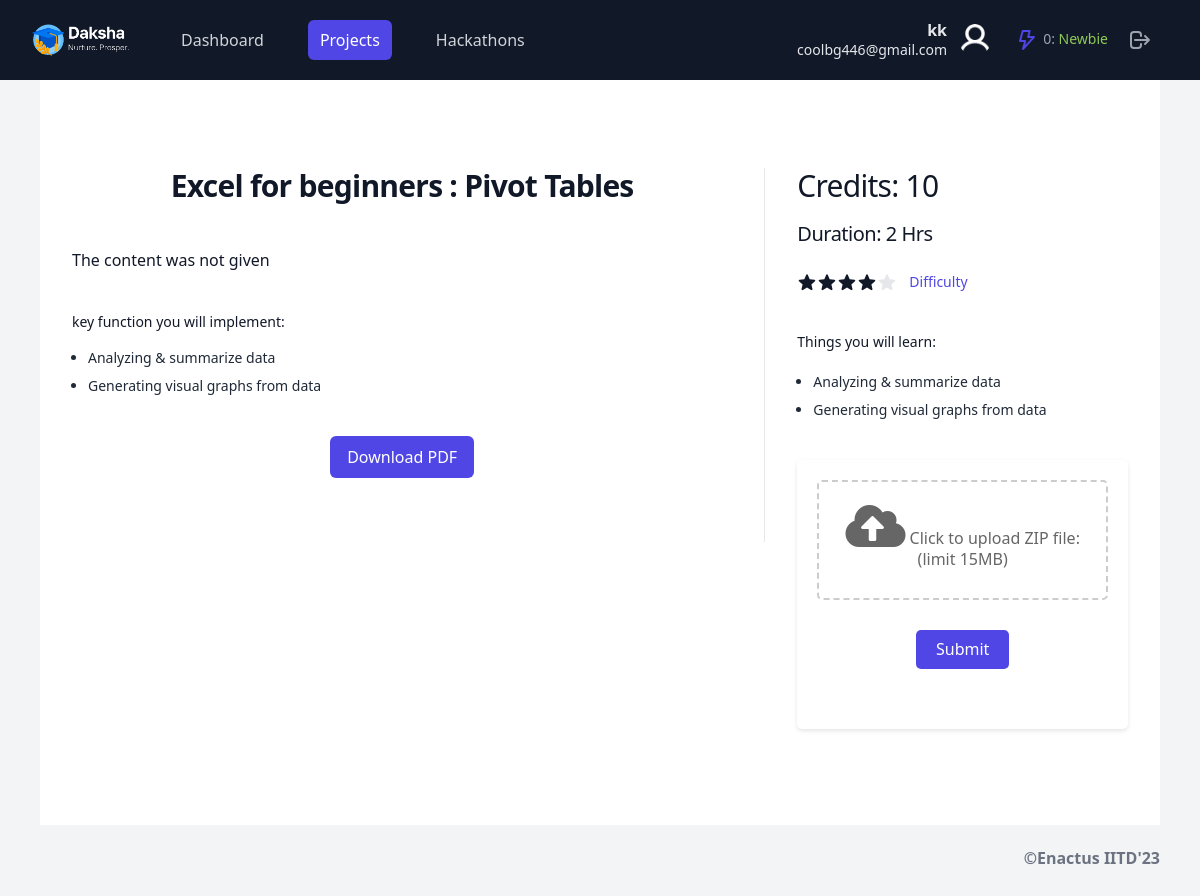
The app's page /Excel for beginners : Pivot Tables/view (signed in) with its own data.
### daksha/models.py (models this page shows, shortened)
class Project(models.Model):
    title = models.CharField(max_length=255, default="Hello")
    duration = models.CharField(max_length=50, default="2hrs")
    category = models.CharField(max_length=50, default="Programming")
    level = models.IntegerField(default = 0)
    skills_req = models.CharField(max_length=255, default="Python Basics")
    credits = models.IntegerField(default=0)
    about_company = models.TextField(default = "")
    content = models.TextField(default = "")
    pdf = models.FileField(upload_to='pdfs/', default = "No pdf")
    logo  = models.ImageField(upload_to = 'images/', default = "Logo")
    image = models.ImageField(upload_to='images/', default = "No image")
    points = models.ManyToManyField(Point, default = list)

class Point(models.Model):
    name = models.CharField(max_length=255, default = "Python")

### daksha/views.py (the view, shortened to what this page needs)
# urls.py: path("<str:title>/view", views.showProject, name = "Show Project"),
@login_required
def showProject(request,title):
    form = SubmissionForm()
    if request.method == 'GET':
        project = Project.objects.filter(title = title)
        if (len(project) == 0):
            return HttpResponseRedirect(reverse("Projects"))
        submission = Submission.objects.filter(project = project[0], user = request.user)
        if len(submission)==0:
            return render(request, 'daksha/view_project.html',{
                'forms': form,
                'project': project[0],
                'username' : request.user.username,
                'email': request.user.email,
                'credits': credits,
            })

### daksha/templates/daksha/view_project.html (shortened to what this page needs)
{% load static %}
<!DOCTYPE html>
<html lang="en">
    <head>
        <link href="{% static 'daksha/view_project.css' %}" rel="stylesheet">
        <link rel="stylesheet" href="https://cdnjs.cloudflare.com/ajax/libs/normalize/8.0.1/normalize.min.css" />
        <link rel="stylesheet" href="https://cdnjs.cloudflare.com/ajax/libs/font-awesome/5.15.3/css/all.min.css" />
    </head>
    <body class="flex bg-gray-100 min-h-screen">
        <div class="flex-grow text-gray-800">
            <header class="flex items-center h-20 px-6 sm:px-10 bg-gray-900 fixed top-0 left-0 w-full z-50">
                <div class="relative w-full max-w-md sm:-ml-2">
                    <div class="flex items-center">
                        <div class="flex-shrink-0">
                            <img class="h-8 w-auto" src="{% static 'daksha/assets/main_logo.png' %}" alt="Your Company" />
                        </div>
                        <div class="hidden md:block">
                            <div class="ml-10 flex items-baseline space-x-4 gap-4">
                                <a href="/Dashboard" class="text-gray-300 hover:bg-gray-700 hover:text-white rounded-md px-3 py-2 text-base font-medium">Dashboard</a>
                                <a href="/Projects" class=" bg-indigo-600 text-white block px-3 py-2 rounded-md text-base font-medium">Projects</a>
                                <a href="/Hackathons" class="text-gray-300 hover:bg-gray-700 hover:text-white rounded-md px-3 py-2 text-base font-medium">Hackathons</a>
                            </div>
                        </div>
                    </div>
                </div>
                <div class="flex flex-shrink-0 items-center ml-auto justify-center">
                    <button class="hidden sm:inline-flex items-center p-2 rounded-lg">
                        <div class="flex flex-col items-end leading-tight">
                            <span class="font-semibold text-gray-200">{{username}}</span>
                            <span class="text-sm text-gray-200">{{email}}</span>
                        </div>
                        <span class="h-8 w-8 ml-2 sm:ml-3 mr-2 bg-gray-900 rounded-full overflow-hidden">
                            <img src="{% static 'daksha/assets/profile.png' %}" alt="user profile photo" class="h-full w-full object-cover" />
                        </span>
                    </button>
                    <button class="relative p-2 text-gray-400 focus:bg-gray-100 focus:text-gray-600 rounded-full">
                        <img class="h-6 inline-block w-6 rounded-full" src="{% static 'daksha/assets/thunder.png' %}" alt="" />
                        <span class="text-sm">0: <span style="color: rgb(144, 201, 87);">Newbie</span></span>
                    </button>
                   <a href="{% url 'logout' %}"><button class="relative p-2 text-gray-400 hover:bg-gray-100 hover:text-gray-600 focus:bg-gray-100 focus:text-gray-600 rounded-full">
                        <svg aria-hidden="true" fill="none" viewBox="0 0 24 24" stroke="currentColor" class="h-6 w-6">
                            <path stroke-linecap="round" stroke-linejoin="round" stroke-width="2" d="M17 16l4-4m0 0l-4-4m4 4H7m6 4v1a3 3 0 01-3 3H6a3 3 0 01-3-3V7a3 3 0 013-3h4a3 3 0 013 3v1" />
                        </svg>
                    </button>
                </a>
                </div>
            </header>
            <main class="mt-10 p-6 sm:p-10 space-y-6">
                <section class="pt-0">
                 <div class="bg-white">
                    <div class="pt-6">
                        <div class="mx-auto max-w-2xl px-4 pb-16 pt-10 sm:px-6 lg:grid lg:max-w-7xl lg:grid-cols-3 lg:grid-rows-[auto,auto,1fr] lg:gap-x-8 lg:px-8 lg:pb-24 lg:pt-16">
                            <div class="lg:col-span-2 lg:border-r lg:border-gray-200 lg:pr-8">
                                <h1 class="text-2xl font-bold tracking-tight text-gray-900 sm:text-3xl">{{project.title}}</h1>                            </div>
                            <div class="mt-4 lg:row-span-3 lg:mt-0">
                                <p class="text-3xl tracking-tight text-gray-900">Credits: {{project.credits}}</p>
                                <p class="text-xl tracking-tight mt-4 text-gray-900">Duration: {{project.duration}}</p>
                                <div class="mt-6">
                                    <div class="flex items-center">
                                        <div class="flex items-center">
                                        </div>
                                        <a href="#" class="ml-3 text-sm font-medium text-indigo-600 hover:text-indigo-500">Difficulty</a>
                                    </div>
                                </div>
                                <form class="mt-10" action="/{{project.title}}/view" method = "POST" enctype="multipart/form-data">
                                    <div>
                                        <div class="mt-10">
                                            <h3 class="text-sm font-medium text-gray-900 mb-5">Things you will learn:</h3>
                                            <ul role="list" class="list-disc space-y-2 pl-4 text-sm">
                                                {% for point in project.points.all %}
          <li>{{ point.name }}</li>
        {% endfor %}
                                            </ul>
                                        </div>
                                    </div>
                                    <div class="mt-10">
                                        <div class="container">
                                            <div class="project-actions">
                                                <div class="file-upload mb-5">
                                                    <label for="zip-file">
                                                        <i class="fas fa-cloud-upload-alt upload-icon"></i>
                                                        <span class="upload-text">Click to upload ZIP file: (limit 15MB)</span>
                                                    </label>
                                                </div>
                                                <button id="submitButton" type="submit">Submit</button>
                                            </div>
                                        </div>
                                    </div>
                                </form>
                            </div>
                            <div class="py-10 lg:col-span-2 lg:col-start-1 lg:border-r lg:border-gray-200 lg:pb-16 lg:pr-8 lg:pt-6">
                                <div>
                                    <div class="space-y-6">
                                        <p class="text-base text-gray-900">
                                            {{project.content}}
                                        </p>
                                    </div>
                                </div>
                                <div class="mt-10">
                                    <h3 class="text-sm font-medium text-gray-900">key function you will implement:</h3>
                                    <div class="mt-4">
                                        <ul role="list" class="list-disc space-y-2 pl-4 text-sm">
                                            {% for point in project.points.all %}
          <li>{{ point.name }}</li>
        {% endfor %}
                                        </ul>
                                    </div>
                                </div>
                                <div class="mt-10 flex justify-center">
                                    <a href="{{project.pdf.url}}">
                                    <button
                                        class="inline-flex items-center justify-center rounded-md border border-transparent bg-indigo-600 px-4 py-2 text-base font-medium text-white hover:bg-indigo-700 focus:outline-none focus:ring-2 focus:ring-indigo-500 focus:ring-offset-2"
                                    >
                                        Download PDF
                                    </button>
                                    </a>
                                </div>
                            </div>
                        </div>
                    </div>
                </div>
            </section>
                <section class="text-right font-semibold text-gray-500">
                    <p>&copy;Enactus IITD'23</p>
                </section>
            </main>
        </div>
    </body>
</html>

### daksha/templates/daksha/view_project.html (style rules this page uses)
.container { max-width: 37.5rem; margin: 0 auto; padding: 1.25rem; background-color: #fff; border-radius: 0.3125rem; box-shadow: 0 0.125rem 0.25rem rgba(0, 0, 0, 0.1); }
h1 { margin-top: 0; margin-bottom: 1.25rem; text-align: center; color: #333; }
.project-actions { margin-bottom: 1.875rem; text-align: center; }
.project-actions button { display: inline-block; padding: 0.625rem 1.25rem; background-color: #4f46e5; color: #fff; border: none; border-radius: 0.3125rem; cursor: pointer; font-size: 1rem; text-decoration: none; margin: 0.625rem; }
.file-upload { border: 0.125rem dashed #ccc; border-radius: 0.3125rem; padding: 1.25rem; text-align: center; }
.file-upload label { display: block; margin-bottom: 0.625rem; cursor: pointer; }
.file-upload .upload-icon { font-size: 3rem; color: #666; }
.file-upload .upload-text { font-size: 1rem; color: #666; }

### records on screen
Project: title "Excel for beginners : Pivot Tables", credits "10", duration "2 Hrs", content "The content was not given"
Point: name "Analyzing & summarize data"
Point: name "Generating visual graphs from data"

### other values on screen
{{ username }} "kk"
{{ email }} "coolbg446@gmail.com"
